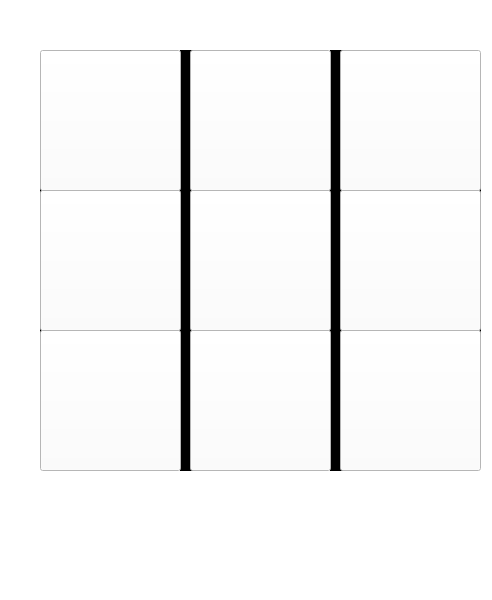
<?xml version="1.0" encoding="UTF-8"?>
<ui version="4.0">
 <class>MainWindow</class>
 <widget class="QMainWindow" name="MainWindow">
  <property name="geometry">
   <rect>
    <x>0</x>
    <y>0</y>
    <width>492</width>
    <height>600</height>
   </rect>
  </property>
  <property name="windowTitle">
   <string>MainWindow</string>
  </property>
  <property name="autoFillBackground">
   <bool>false</bool>
  </property>
  <property name="styleSheet">
   <string notr="true">background-color: rgb(255, 255, 255);
border-color: rgb(255, 255, 255);</string>
  </property>
  <widget class="QWidget" name="centralwidget">
   <widget class="Line" name="lineH_U">
    <property name="geometry">
     <rect>
      <x>40</x>
      <y>180</y>
      <width>441</width>
      <height>20</height>
     </rect>
    </property>
    <property name="autoFillBackground">
     <bool>true</bool>
    </property>
    <property name="styleSheet">
     <string notr="true">color: rgb(0, 0, 0);
background-color: rgb(0, 0, 0);</string>
    </property>
    <property name="frameShadow">
     <enum>QFrame::Plain</enum>
    </property>
    <property name="lineWidth">
     <number>3</number>
    </property>
    <property name="midLineWidth">
     <number>3</number>
    </property>
    <property name="orientation">
     <enum>Qt::Horizontal</enum>
    </property>
   </widget>
   <widget class="Line" name="lineH_D">
    <property name="geometry">
     <rect>
      <x>40</x>
      <y>320</y>
      <width>441</width>
      <height>20</height>
     </rect>
    </property>
    <property name="autoFillBackground">
     <bool>true</bool>
    </property>
    <property name="styleSheet">
     <string notr="true">color: rgb(0, 0, 0);
background-color: rgb(0, 0, 0);</string>
    </property>
    <property name="frameShadow">
     <enum>QFrame::Plain</enum>
    </property>
    <property name="lineWidth">
     <number>3</number>
    </property>
    <property name="midLineWidth">
     <number>3</number>
    </property>
    <property name="orientation">
     <enum>Qt::Horizontal</enum>
    </property>
   </widget>
   <widget class="Line" name="lineV_L">
    <property name="geometry">
     <rect>
      <x>180</x>
      <y>50</y>
      <width>16</width>
      <height>421</height>
     </rect>
    </property>
    <property name="autoFillBackground">
     <bool>true</bool>
    </property>
    <property name="styleSheet">
     <string notr="true">color: rgb(0, 0, 0);
background-color: rgb(0, 0, 0);</string>
    </property>
    <property name="frameShadow">
     <enum>QFrame::Plain</enum>
    </property>
    <property name="lineWidth">
     <number>3</number>
    </property>
    <property name="midLineWidth">
     <number>3</number>
    </property>
    <property name="orientation">
     <enum>Qt::Vertical</enum>
    </property>
   </widget>
   <widget class="Line" name="lineV_R">
    <property name="geometry">
     <rect>
      <x>330</x>
      <y>50</y>
      <width>16</width>
      <height>421</height>
     </rect>
    </property>
    <property name="autoFillBackground">
     <bool>true</bool>
    </property>
    <property name="styleSheet">
     <string notr="true">color: rgb(0, 0, 0);
background-color: rgb(0, 0, 0);</string>
    </property>
    <property name="frameShadow">
     <enum>QFrame::Plain</enum>
    </property>
    <property name="lineWidth">
     <number>3</number>
    </property>
    <property name="midLineWidth">
     <number>3</number>
    </property>
    <property name="orientation">
     <enum>Qt::Vertical</enum>
    </property>
   </widget>
   <widget class="QPushButton" name="buttonU_L">
    <property name="geometry">
     <rect>
      <x>40</x>
      <y>50</y>
      <width>141</width>
      <height>141</height>
     </rect>
    </property>
    <property name="styleSheet">
     <string notr="true">background-color: rgb(255, 255, 255);</string>
    </property>
    <property name="text">
     <string/>
    </property>
   </widget>
   <widget class="QPushButton" name="buttonU_C">
    <property name="geometry">
     <rect>
      <x>190</x>
      <y>50</y>
      <width>141</width>
      <height>141</height>
     </rect>
    </property>
    <property name="styleSheet">
     <string notr="true">background-color: rgb(255, 255, 255);</string>
    </property>
    <property name="text">
     <string/>
    </property>
   </widget>
   <widget class="QPushButton" name="buttonU_R">
    <property name="geometry">
     <rect>
      <x>340</x>
      <y>50</y>
      <width>141</width>
      <height>141</height>
     </rect>
    </property>
    <property name="styleSheet">
     <string notr="true">background-color: rgb(255, 255, 255);</string>
    </property>
    <property name="text">
     <string/>
    </property>
   </widget>
   <widget class="QPushButton" name="buttonM_L">
    <property name="geometry">
     <rect>
      <x>40</x>
      <y>190</y>
      <width>141</width>
      <height>141</height>
     </rect>
    </property>
    <property name="styleSheet">
     <string notr="true">background-color: rgb(255, 255, 255);</string>
    </property>
    <property name="text">
     <string/>
    </property>
   </widget>
   <widget class="QPushButton" name="buttonM_C">
    <property name="geometry">
     <rect>
      <x>190</x>
      <y>190</y>
      <width>141</width>
      <height>141</height>
     </rect>
    </property>
    <property name="styleSheet">
     <string notr="true">background-color: rgb(255, 255, 255);</string>
    </property>
    <property name="text">
     <string/>
    </property>
   </widget>
   <widget class="QPushButton" name="buttonM_R">
    <property name="geometry">
     <rect>
      <x>340</x>
      <y>190</y>
      <width>141</width>
      <height>141</height>
     </rect>
    </property>
    <property name="styleSheet">
     <string notr="true">background-color: rgb(255, 255, 255);</string>
    </property>
    <property name="text">
     <string/>
    </property>
   </widget>
   <widget class="QPushButton" name="buttonD_L">
    <property name="geometry">
     <rect>
      <x>40</x>
      <y>330</y>
      <width>141</width>
      <height>141</height>
     </rect>
    </property>
    <property name="styleSheet">
     <string notr="true">background-color: rgb(255, 255, 255);</string>
    </property>
    <property name="text">
     <string/>
    </property>
   </widget>
   <widget class="QPushButton" name="buttonD_C">
    <property name="geometry">
     <rect>
      <x>190</x>
      <y>330</y>
      <width>141</width>
      <height>141</height>
     </rect>
    </property>
    <property name="styleSheet">
     <string notr="true">background-color: rgb(255, 255, 255);</string>
    </property>
    <property name="text">
     <string/>
    </property>
   </widget>
   <widget class="QPushButton" name="buttonD_R">
    <property name="geometry">
     <rect>
      <x>340</x>
      <y>330</y>
      <width>141</width>
      <height>141</height>
     </rect>
    </property>
    <property name="styleSheet">
     <string notr="true">background-color: rgb(255, 255, 255);</string>
    </property>
    <property name="text">
     <string/>
    </property>
   </widget>
   <widget class="QLabel" name="turn">
    <property name="geometry">
     <rect>
      <x>140</x>
      <y>10</y>
      <width>231</width>
      <height>31</height>
     </rect>
    </property>
    <property name="font">
     <font>
      <pointsize>24</pointsize>
      <bold>true</bold>
     </font>
    </property>
    <property name="styleSheet">
     <string notr="true">background-color: rgb(255, 255, 255);</string>
    </property>
    <property name="lineWidth">
     <number>2</number>
    </property>
    <property name="text">
     <string/>
    </property>
    <property name="scaledContents">
     <bool>true</bool>
    </property>
    <property name="alignment">
     <set>Qt::AlignCenter</set>
    </property>
   </widget>
  </widget>
  <widget class="QMenuBar" name="menubar">
   <property name="geometry">
    <rect>
     <x>0</x>
     <y>0</y>
     <width>492</width>
     <height>21</height>
    </rect>
   </property>
  </widget>
  <widget class="QStatusBar" name="statusbar"/>
 </widget>
 <resources/>
 <connections/>
</ui>
